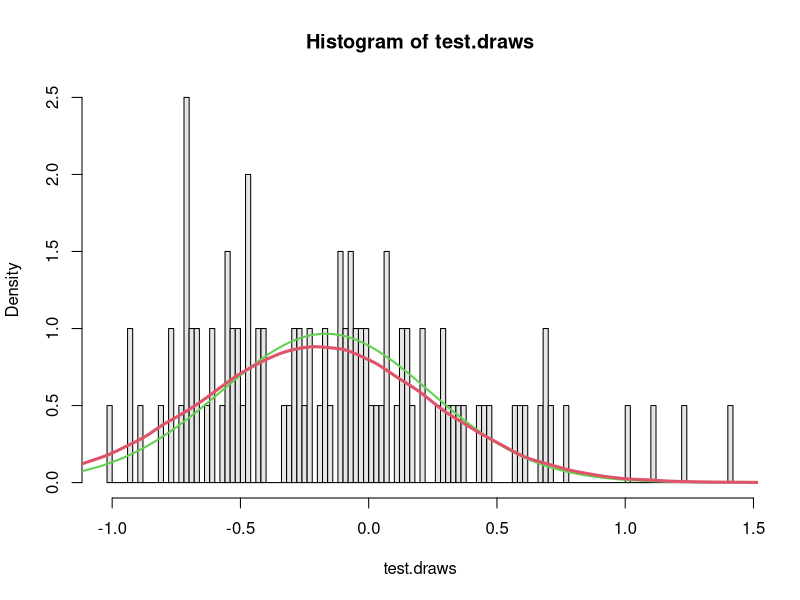
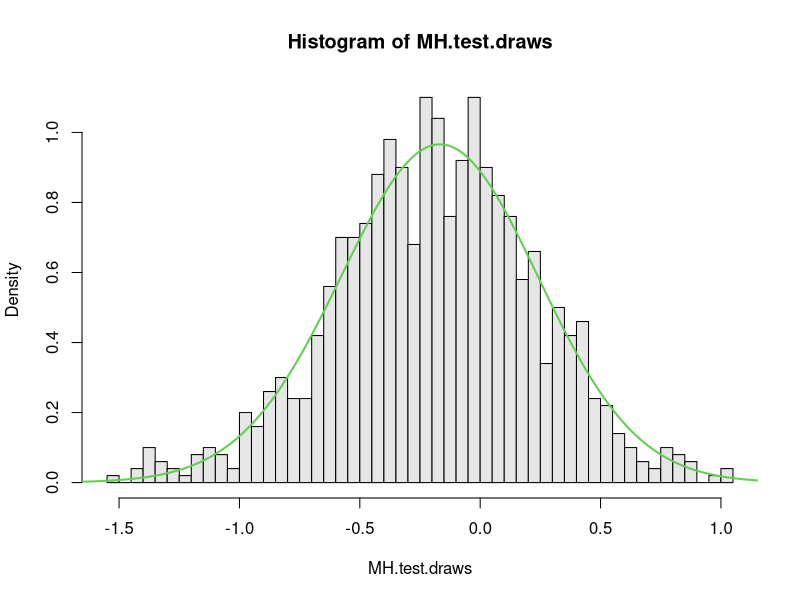
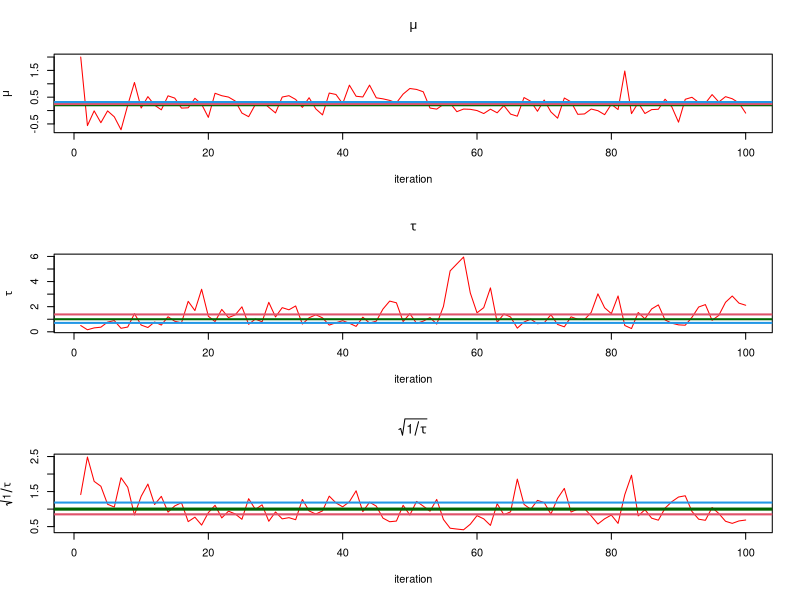

Generate these figures, in order, with R: (Note: this script raises an error after producing the figures.)

### From Section 4.3.4 in Link & Barker
### Updated Fall 2014  #####################

expit <- function(x) {exp(x)/(1+exp(x))}
logit <- function(x) { log(x/(1-x))}

# Generate data under the model  ##
set.seed(459)
n <- 10
m <- 20
phi.data <- rnorm(10, mean=0.2, sd=1)
y.data <- rbinom(10, size=m, prob=expit(phi.data))



##########################################################
## Write functions to sample from complete conditional ###
##  distributions                                      ###
##########################################################


## Complete conditional for precision of phi: phi ~ N(mu,prec=tau) where
##  p(tau) = Gamma(a.0, b.0)
draw.cc.tau <- function(mu, phi.vec, a.0, b.0, mu.0,k.0=1) {
                 n <- length(phi.vec)
                 a.gamma <- a.0 + ((n+1)/2)
                 b.gamma <- b.0 + ((1/2)*sum((phi.vec - mu)^2)) + ((k.0/2)*((mu - mu.0)^2))
                 rgamma(1, a.gamma, b.gamma)
                 }

draw.cc.tau(0,phi.data, a.0=0.001, b.0=0.001, mu.0=0)


## Complete conditional for mu: phi ~ N(mu,prec=tau), where
##  mu|tau ~ Normal(mu.0, prec=(K.0*tau)

draw.cc.mu <- function(tau, phi.vec, mu.0, K.0=1) {
                 n <- length(phi.vec)
                 cc.mean <- ((n/(n+K.0))*mean(phi.vec)) + ((K.0/(n+K.0))*mu.0)
                 cc.sd <- sqrt(1/(tau*(K.0+n)))
                 rnorm(1, cc.mean, cc.sd)
  }

draw.cc.mu(1.5,phi.data,mu.0=0, K.0=1)


## Complete conditional distribution for phi's

phi.cc <- function(phi.i, y.i, mu, tau) {
           (expit(phi.i)^(y.i))*((1-expit(phi.i))^(m-y.i))*exp((-tau/2)*((phi.i-mu)^2))
  }
phi.cc(phi.data[1], y.data[1], 0, 1)
log(phi.cc(phi.data[1], y.data[1], 0, 1))


log.phi.cc <- function(phi.i, y.i, mu, tau) {
               y.i*log(expit(phi.i)) + (m-y.i)*log(1-expit(phi.i)) - ((tau/2)*((phi.i-mu)^2))
           }
log.phi.cc(phi.data[1], y.data[1], 0, 1)

  ### Now what?  We can use Metropolis-Hastings or Rejection

 #### Let's try rejection sampling first  #####
 ## Let's use a Beta(y.i, m-y.i) distribution for logit(phi.i)=pi.i's
 ## This should make sense given form of the complete conditional
 ## 
 ## This function will allow us to actually control the number of samples
 ## we end up with using rejection sampling.  For each run of the funtion
 ## it will continue to propose values until one is accepted.

  reject.draw.cc.phi <- function(y.i, mu, tau) {
       keep <- 0
       n.propose <- 0
       while (keep==0) {
       pi.cand <- rbeta(1, y.i, (m-y.i))
       phi.cand <- logit(pi.cand)
       prob.accept <- exp((-tau/2)*((phi.cand-mu)^2))
       keep <- ifelse(runif(1)<prob.accept, 1, 0)
       n.propose <- n.propose + 1
       #print(n.reject)   
      }
      return(c(n.propose,phi.cand))    
     }

     

   ### Check it?  ####
    test.out <- t(replicate(100, reject.draw.cc.phi(y.data[1], mu=0, tau=1)))
       #first column is the number of rejections BEFORE accepting one for each run through
       #second column is the actual values
    head(test.out)
    test.draws <- test.out[,2]
    prop.rejects <- sum(test.out[,1]-1)/sum(test.out[,1])  #rejects/total proposals
    prop.rejects

    #find normalizing constant computationally using numerical integration
    ## We do not NEED to do this for this problem, but this is an example
    ## to refresh how we could get it for this complete conditional distribution
    ## and it allows us to easily check our Rejection and M-H algorithms
      phi.grid <- seq(-2,4,length=400)
      un.phi.dens <- apply(cbind(phi.grid), 1, phi.cc, y=y.data[1], mu=0, tau=1)
      step.size <- phi.grid[2] - phi.grid[1]
      nc <- sum(un.phi.dens*step.size)
      cc.phi.dens <- un.phi.dens/nc
      
       #Check rejection sampling
      hist(test.draws, nclass=100, freq=FALSE, col=gray(0.9)) #Rejection draws
       lines(phi.grid, cc.phi.dens, col=3, lwd=2)  #approx. density
       
       #Compare to proposal distribution
       cand.draws <- logit(rbeta(100000, y.data[1], m-y.data[1]))
       lines(density(cand.draws),col=2,lwd=3)
       

 #### Now, let's try M-H  #####
 ## Let's use a Beta(y.i, m-y.i) distribution for logit(phi.i)=pi.i's
 ## This should make sense given form of the complete conditional
 ## 
    MH.draw.cc.phi <- function(phi.cur, y.i, mu, tau) {
     pi.cand <- rbeta(1,y.i, m-y.i)
     phi.cand <- logit(pi.cand)
     r <- exp((-tau/2)*(((phi.cand-mu)^2) - ((phi.cur-mu)^2))) #figured out analytically b/c lots of stuff cancels!
     ind.jump <- ifelse(runif(1)<r, 1, 0)
     phi.cur <- ifelse(ind.jump==1, phi.cand, phi.cur)
     return(c(phi.cur,ind.jump, r))
    }

MH.draw.cc.phi(.8, 2, mu=-10, tau=1)

   #check M-H  
     n.MH <- 1000
     MH.test.draws <- numeric(n.MH)
     MH.test.draws[1] <- logit(0.5)
     for (k in 2:n.MH) {
         MH.test.draws[k] <- MH.draw.cc.phi(MH.test.draws[k-1], y.i=y.data[1], mu=0, tau=1)[1]
       }
     hist(MH.test.draws, nclass=50, freq=FALSE, col=gray(0.9))
       lines(phi.grid, cc.phi.dens, col=3, lwd=2)  #looks pretty good!


#####################################################
### Now set up the actual Gibbs sampling algorithm ##
#####################################################

##1. Set values for hyperparameters
## More thought should be put into these in real life!
a.0 <- 0.01
b.0 <- 0.01
K.0 <- 1
mu.0 <- 0

##2. Set up vectors and matrices to store results in
n.gibbs <- 100
mu.vec <- numeric(n.gibbs)
tau.vec <- numeric(n.gibbs)
phi.mat <- matrix(nrow=n.gibbs, ncol=length(y.data))
jump.vec <- numeric(n.gibbs-1)

##3. Set initial values
mu.vec[1] <- 2  #initial value for mu
tau.vec[1] <- 0.5  #initial value for tau
phi.mat[1,] <- rep(0,length(y.data)) #logit(0.5)=0

##4. NOW Set up the d steps for each iteration ##

for (t in 2:n.gibbs) {

 #(a) Update tau
 tau.vec[t] <- draw.cc.tau(mu.vec[t-1], phi.mat[t-1,], a.0=a.0, b.0=b.0, mu.0=mu.0)

 #(b) Update mu
 mu.vec[t] <- draw.cc.mu(tau.vec[t], phi.mat[t-1,], mu.0=mu.0, K.0=K.0)

 #(c) Update the vector of phi's

 ### Rejection sampling version  ###
  # for (j in 1:length(y.data)) {
      # phi.mat[t,j] <- reject.draw.cc.phi(y.data[j], mu=mu.vec[t], tau=tau.vec[t])[1]
    # }

 ### M-H version  ####
  for (j in 1:length(y.data)) {
    draw.and.jump <- MH.draw.cc.phi(phi.mat[t-1,j], y.i=y.data[j], mu=mu.vec[t], tau=tau.vec[t])
    phi.mat[t,j] <- draw.and.jump[1]
    jump.vec[t-1] <- draw.and.jump[2]
   }
  }

mean(jump.vec)
jump.vec[1:10]

par(mfrow=c(3,1))
plot(1:n.gibbs, mu.vec, type="n", main=expression(mu), ylab=expression(mu),  xlab="iteration")
  lines(1:n.gibbs, mu.vec, col="red")
    abline(h=0.2, lwd=2, col="darkgreen") #true mu
    abline(h=mean(mu.vec), lwd=2, col=2)  #posterior mean
    abline(h=mean(logit(y.data/m)), lwd=2, col=4) #logit of average of observed proportions

plot(1:n.gibbs, tau.vec, type="n", main=expression(tau), ylab=expression(tau),  xlab="iteration")
  lines(1:n.gibbs, tau.vec, col="red")
    abline(h=1, lwd=2, col="darkgreen") #true tau
    abline(h=mean(tau.vec), lwd=2, col=2)  #posterior mean
    abline(h=1/var(logit(y.data/m)), lwd=2, col=4)

#SD scale, instead of precision or variance
plot(1:n.gibbs, sqrt(1/tau.vec), type="n", main=expression(sqrt(1/tau)), ylab=expression(sqrt(1/tau)),  xlab="iteration")
  lines(1:n.gibbs, sqrt(1/tau.vec), col="red")
    abline(h=1, lwd=3, col="darkgreen") #true tau
    abline(h=sqrt(1/mean(tau.vec)), lwd=2, col=2)  #posterior mean
    abline(h=sd(logit(y.data/m)), lwd=2, col=4)  #observed sd in observed phi's


par(mfrow=c(5,2))
  for (j in 1:10){
    plot(1:n.gibbs, phi.mat[,j], type="l", main=expression(phi[j]), ylab=expression(phi[j]),  
          xlab="iteration", ylim=c(-3,3))
    abline(h=phi.data[j], lwd=1, col="darkgreen") #true phi
    abline(h=logit(y.data[j]/m), lwd=1, col="blue") #observed proportion   
}
par(mfrow=c(3,1))
for (j in 1:3){
  plot(1:n.gibbs, phi.mat[,j], type="l", main=expression(phi[j]), ylab=expression(phi[j]),  
       xlab="iteration", ylim=c(-3,3))
  abline(h=phi.data[j], lwd=1, col="darkgreen") #true phi
  abline(h=logit(y.data[j]/m), lwd=1, col="blue") #observed proportion   
}


burn.in <- 1:10
par(mfrow=c(1,2))
  hist(mu.vec[-burn.in], col=gray(0.85), nclass=100, freq=F, main="Posterior for mu", xlim=c(0,2))
    abline(v=0.2, lwd=3, col="darkgreen") #true mu
    abline(v=mean(mu.vec[-burn.in]), lwd=3, col=2)  #posterior mean
    abline(v=mean(logit(y.data/m)), lwd=2, col=4) #logit of average of observed proportions
                                                  #like empirical phi.bar
    legend(0.5,4, legend=c("truth", "posterior mean", "empirical avg"), col=c("darkgreen",
                                2,4), lty=c(1,1,1), lwd=c(2,2,2), bty="n")

  hist(tau.vec[-burn.in], col=gray(0.85), nclass=100, freq=F, main="Posterior for tau")
    abline(v=1, lwd=2, col="darkgreen") #true tau
    abline(v=mean(tau.vec[-burn.in]), lwd=2, col=2)  #posterior mean
    abline(v=(1/var(logit(y.data/m))), lwd=2, col=4) #observed data summary



#dev.new()
par(mfrow=c(2,5))
  for (j in 1:10){
    hist(phi.mat[-burn.in,j], main=expression(phi[j]), ylab=expression(phi[j]),  
          xlab="iteration", xlim=c(-3,3), col=gray(0.9))
    abline(v=phi.data[j], lwd=1, col="darkgreen") #true phi
    abline(v=y.data[j]/m, lwd=1, col="blue") #observed proportion 
    abline(v=mean(phi.mat[-burn.in,j]), lwd=1, col=2) #observed proportion  
}

## Apply this function to a matrix where the number of columns=number of parameters
##  and number of rows in MCMC iterations
my.caterpillar <- function(mat) {
  n.p <- dim(mat)[2]
  post.mns <- apply(mat, 2, mean)
  q5.out <- apply(mat, 2, function(x) quantile(x, c(0.025, 0.25, 0.5, 0.75, 0.975)))
  dev.new()
  plot(seq(min(q5.out[1,])-0.5,max(q5.out[5,])+0.5,length=n.p), 1:n.p, type="n", xlab=" ", ylab=" ",
        yaxt="n")
   segments(q5.out[1,], 1:n.p, q5.out[5,], 1:n.p, lwd=2, col=1)
   segments(q5.out[2,], 1:n.p, q5.out[4,], 1:n.p, lwd=4, col="purple")
   points(q5.out[3,], 1:n.p, pch="|", cex=1.5, col=2)
   points(post.mns, 1:n.p, pch="|", cex=1, col=4)
  }


my.caterpillar(phi.mat)
 abline(v=0.2, lwd=1, col="darkgreen") #true mu
 abline(v=mean(mu.vec[-burn.in]), col="green", lwd=2) #posterior mean of mu
 points(logit(y.data/m), 1:length(y.data), pch="|", cex=2, col="orange")

 





###########################################
### Write function evaluate p(y|pi) and p(y|phi) ###
### for different values of pi (or phi)  #####
##############################################

log.lik.fun.pi <- function(pie,y,m) {
                sum(dbinom(y, size=m, prob=pie, log=TRUE))
               }

log.lik.fun.pi(0.5,y.data, m=20)

log.lik.fun.phi <- function(phi,y,m) {
                pie <- expit(phi)
                sum(dbinom(y, size=m, prob=pie, log=TRUE))
               }

log.lik.fun.phi(logit(0.5),y.data, m=20)  #do they match?




